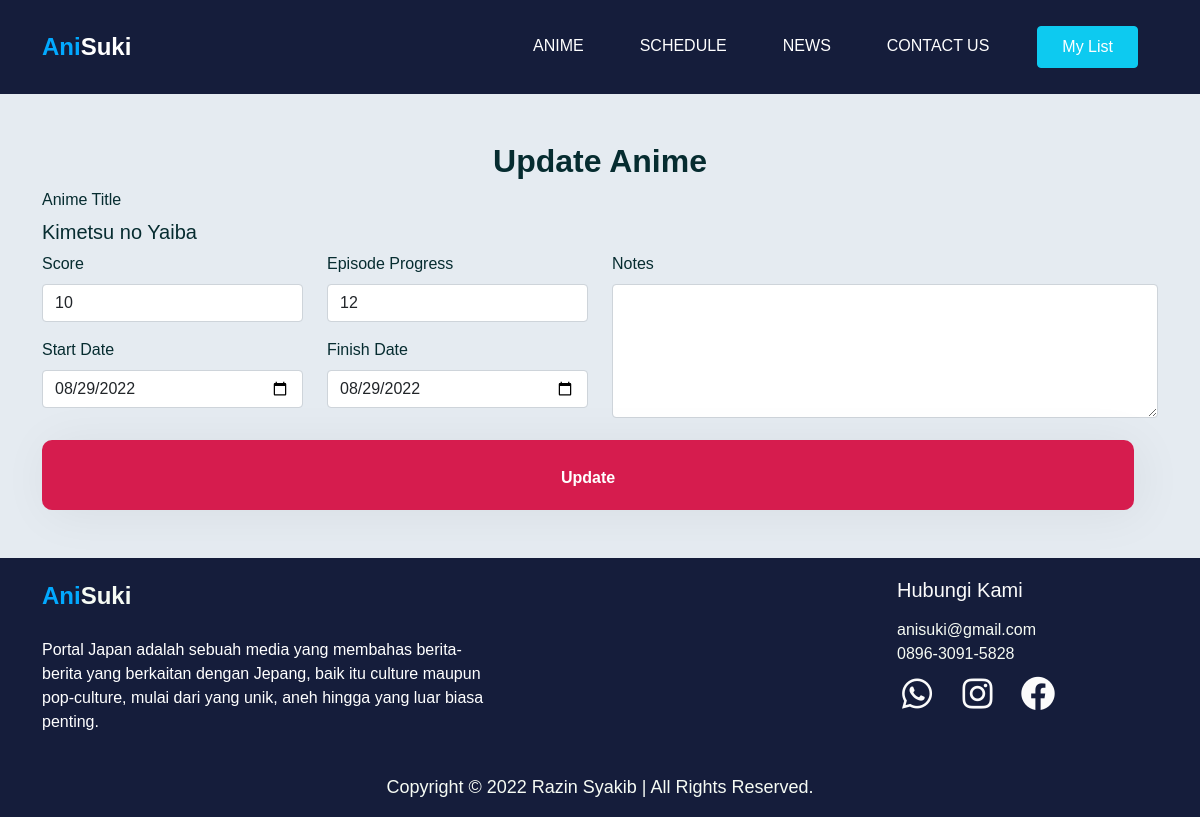
/list_update.php?id_anime=Ani0009, run on the app's committed database.
### tables this page shows
CREATE TABLE `anime_list` (
  `id_anime` varchar(7) NOT NULL,
  `anime_title` varchar(255) NOT NULL,
  `score` int(2) NOT NULL,
  `episode_progress` int(4) NOT NULL,
  `start_date` date NOT NULL,
  `finish_date` date NOT NULL,
  `notes` varchar(255) NOT NULL
);

### list_update.php (the view, shortened to what this page needs)
<?php
require 'koneksi.php';
?>
<!doctype html>
<html lang="en">
<head>
    <link href="https://cdn.jsdelivr.net/npm/bootstrap@5.0.2/dist/css/bootstrap.min.css" rel="stylesheet">
    <link rel="stylesheet" href="style.css">
    <link href="https://unpkg.com/aos@2.3.1/dist/aos.css" rel="stylesheet">
    <link href='https://unpkg.com/boxicons@2.1.2/css/boxicons.min.css' rel='stylesheet'>
    <link rel="stylesheet" href="path/to/font-awesome/css/font-awesome.min.css">
</head>
<body>
    <header>
        <div id="nav-scroll">
            <nav class="navbar navbar-expand-lg navbar-light py-4 bgcolor" data-aos="fade-down">
                <div class="container">
                    <a class="navbar-brand" href="#"><span>Ani</span>Suki</a>
                    <div class="collapse navbar-collapse" id="navbarResponsive">
                        <div class="navbar-nav ms-auto">
                            <a class="nav-link" aria-current="page" href="nime.html">ANIME</a>
                            <a class="nav-link" href="#">SCHEDULE</a>
                            <a class="nav-link" href="news.php">NEWS</a>
                            <a class="nav-link" href="contact.php">CONTACT US</a>
                            <a class="nav-link btn btn-info px-4 text-white" href="list.php">My List</a>
                        </div>
                    </div>
                </div>
            </nav>
        </div>
    </header>
    <section class="body-edit">
        <?php
        if (isset($_GET['id_anime'])) {
            $id_anime = mysqli_real_escape_string($connect, $_GET['id_anime']);
            $query = "SELECT * FROM anime_list WHERE id_anime='$id_anime'";
            $query_run = mysqli_query($connect, $query);
            if (mysqli_num_rows($query_run) > 0) {
                $list = mysqli_fetch_array($query_run);
        ?>
                <div class="container">
                    <div class="row pt-5" data-aos="fade-up" data-aos-once="true">
                        <div class="col-12">
                            <h2 class="section-heading">Update Anime</h2>
                        </div>
                        <form method="POST">
                            <div class="row">
                                <div class="col-12">
                                    <label for="" class="form-label">Anime Title</label>
                                    <h5 class="tittle-anime">
                                        <?php
                                        echo $list['anime_title'];
                                        ?></h5>
                                </div>
                                <div class="col-3">
                                    <div class="row">
                                        <div class="col-12 mb-3" data-aos="fade-up" data-aos-once="true" data-aos-delay="100">
                                            <label for="" class="form-label">Score</label>
                                            <input type="number" class="form-control" name="score" value="<?= $list['score']; ?>" required>
                                        </div>
                                        <div class="col-12 mb-3" data-aos="fade-up" data-aos-once="true" data-aos-delay="200">
                                            <label for="" class="form-label">Start Date</label>
                                            <input type="date" class="form-control" name="start_date" value="<?= $list['start_date']; ?>" required>
                                        </div>
                                    </div>
                                </div>
                                <div class="col-3">
                                    <div class="row">
                                        <div class="col-12 mb-3" data-aos="fade-up" data-aos-once="true" data-aos-delay="200">
                                            <label for="" class="form-label">Episode Progress</label>
                                            <input type="number" class="form-control" name="episode_progress" min="1" max="12" value="<?= $list['episode_progress']; ?>" required>
                                        </div>
                                        <div class="col-12 mb-3" data-aos="fade-up" data-aos-once="true" data-aos-delay="200">
                                            <label for="" class="form-label">Finish Date</label>
                                            <input type="date" class="form-control" name="finish_date" value="<?= $list['finish_date']; ?>">
                                        </div>
                                    </div>
                                </div>
                                <div class="col-6" data-aos="fade-up" data-aos-once="true" data-aos-delay="400">
                                    <label for="exampleFormControlTextarea1" class="form-label">Notes</label>
                                    <textarea class="form-control" id="exampleFormControlTextarea1" rows="5" name="notes"><?= $list['notes']; ?></textarea>
                                </div>
                                <div class="row mt-3">
                                    <div class="col-12">
                                        <button type="submit" name="update_list" class="button">
                                            <p>Update</p>
                                        </button>
                                    </div>
                                </div>
                            </div>
                        </form>
                    </div>
                </div>
        <?php
            } else {
                echo "No such Id Found";
            }
        }
        ?>
    </section>
    <section class="footer mt-5">
        <div class="container">
            <div class="row">
                <div class="col-5">
                    <div class="logo-footer">
                        <a class="navbar-brand" href="index.html"><span>Ani</span>Suki</a>
                    </div>
                    <div class="info mt-4">
                        <div class="footer-text mt-3">
                            <p class="text-white">Portal Japan adalah sebuah media yang membahas berita-berita
                                yang berkaitan dengan Jepang, baik itu culture maupun pop-culture, mulai dari yang unik,
                                aneh hingga yang luar biasa penting.</p>
                        </div>
                    </div>
                </div>
                <div class="col-4"></div>
                <div class="col-2">
                    <div class="info">
                        <h5 style="color: #FBFBFB;">Hubungi Kami</h5>
                        <div class="sosmed">
                            <div class="row mt-3">
                                <div class="col-12">
                                    <a href="mailto: anisuki@gmail.com" target="_blank" class=" infotxt">anisuki@gmail.com</a>
                                </div>
                                <div class="col-12">
                                    <a href="#" class="infotxt">0896-3091-5828</a>
                                </div>
                                <div class="col-12 mt-2">
                                    <a href="#"><i class="bx bxl-whatsapp pe-2"></i></a>
                                    <a href="#"><i class='bx bxl-instagram px-2'></i></a>
                                    <a href="#"><i class='bx bxl-facebook-circle ps-2'></i></a>
                                </div>
                            </div>
                        </div>
                    </div>
                </div>
                <div class="col-1"></div>
            </div>
            <div class="row">
                <div class="col-12 mt-4">
                    <p class="copyright">Copyright © 2022 Razin Syakib | All Rights Reserved.</p>
                </div>
            </div>
        </div>
    </section>
</body>
</html>

### style.css (style rules this page uses)
* { box-sizing: border-box !important; color: #062C30; font-family: "Poppins", sans-serif; }
body { background-color: #E5EBF1; }
a { text-decoration: none; }
.navbar { background-color: #151D3B; }
.navbar-brand { font-weight: 900; font-size: 24px; }
.navbar a { color: white !important; }
.navbar-brand span { color: #02A9FF; }
.nav-link { color: white !important; margin-right: 20px; margin-left: 20px; }
.button { width: 100%; height: 70px; background-color: #D61C4E; border-radius: 10px; border: none; box-shadow: 5px 4px 50px rgba(0, 0, 0, 0.06); transition: 0.3s all; text-decoration: none; }
.button p { padding: 25px; color: white; text-align: center; font-weight: 700; }
.section-heading { color: #062C30; font-weight: 700; text-align: center; }
.footer { background-color: #151D3B; padding-top: 20px; }
.footer .logo-footer a { color: #F6FBF4; }
.footer .info a { color: #F6FBF4; text-decoration: none; }
.sosmed i { font-size: 40px; color: #FBFBFB; }
.copyright { font-size: 18px; color: #F6FBF4; text-align: center; }

### data on the page
anime_list: anime_title "Kimetsu no Yaiba", score "10", start_date "08/29/2022", episode_progress "12", finish_date "08/29/2022"
